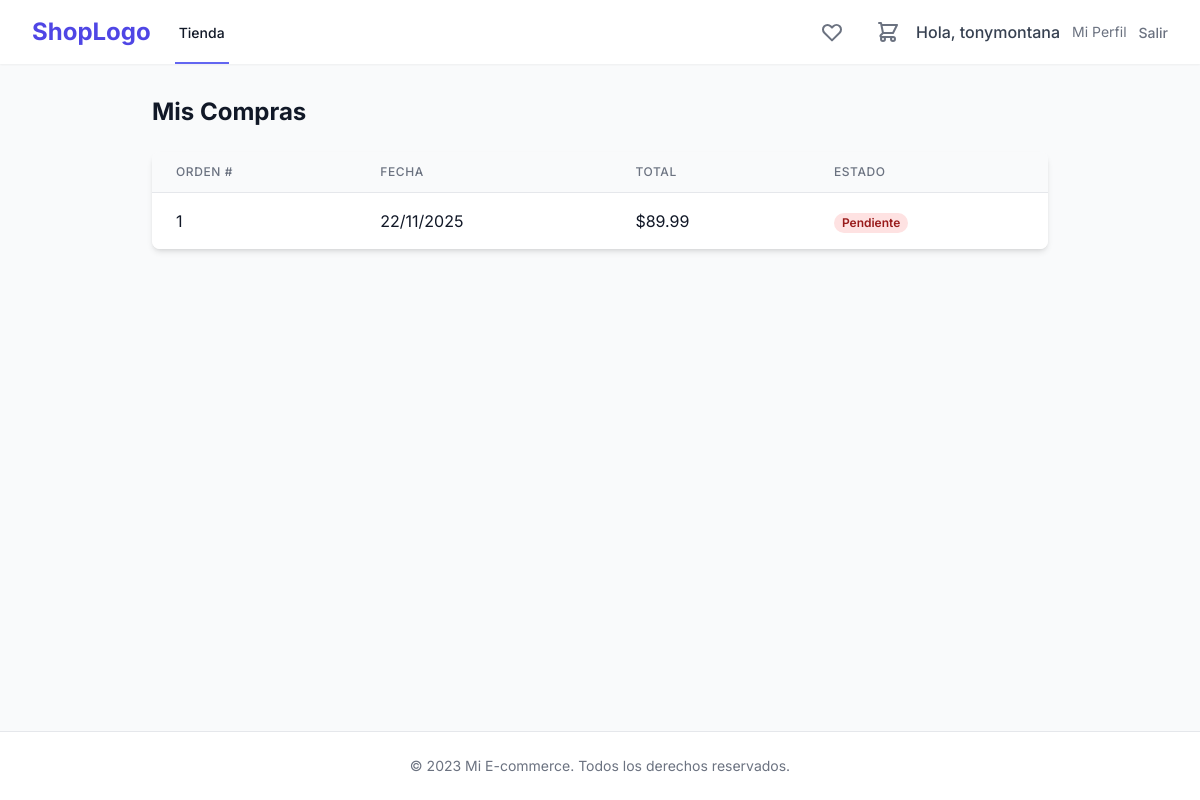
The app's page /users/orders/ (signed in), older data.
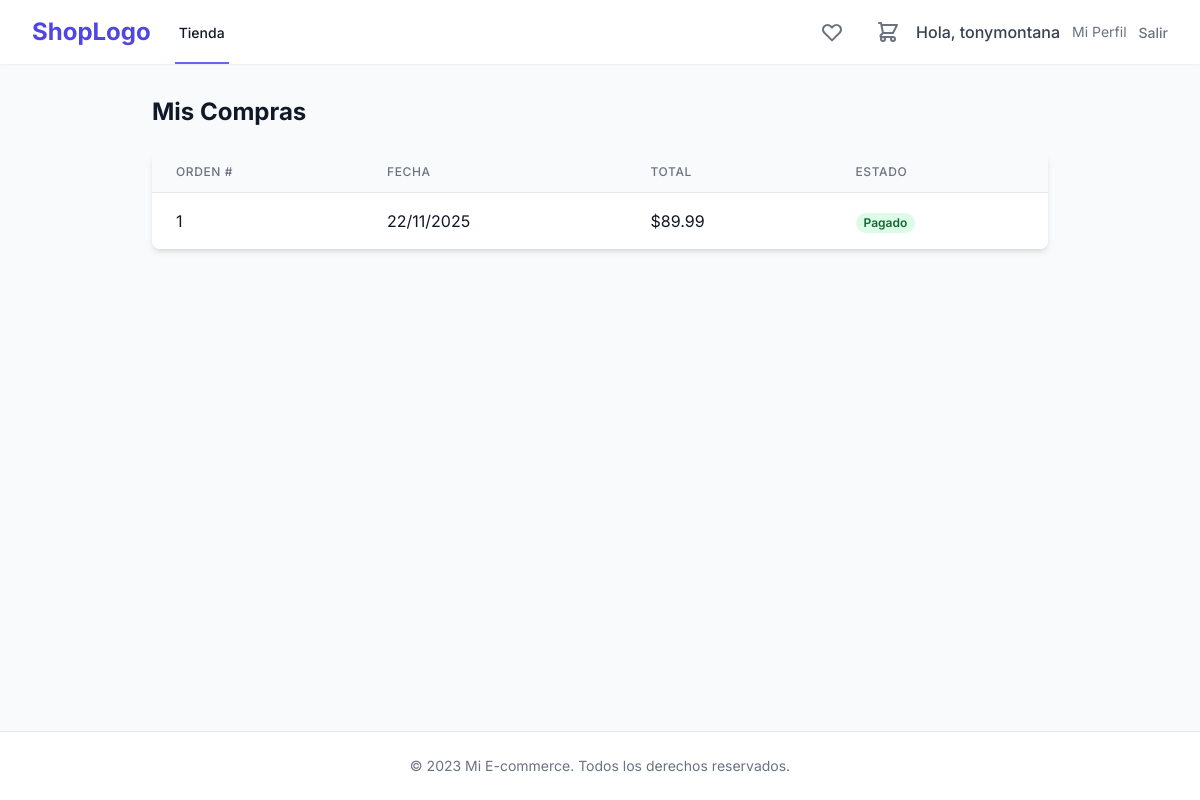
The same page, newer data.
### orders/models.py (models this page shows, shortened)
class Order(models.Model):
    user = models.ForeignKey(User, on_delete=models.SET_NULL, null=True, blank=True, related_name='orders')
    first_name = models.CharField(max_length=50)
    last_name = models.CharField(max_length=50)
    email = models.EmailField()
    address = models.CharField(max_length=250)
    postal_code = models.CharField(max_length=20)
    city = models.CharField(max_length=100)
    created = models.DateTimeField(auto_now_add=True)
    updated = models.DateTimeField(auto_now=True)
    paid = models.BooleanField(default=False)
    class Meta:
        ordering = ['-created']
        indexes = [
            models.Index(fields=['-created']),
        ]
    def get_total_cost(self):
        return sum(item.get_cost() for item in self.items.all())

class OrderItem(models.Model):
    order = models.ForeignKey(Order,
                              related_name='items',
                              on_delete=models.CASCADE)
    product = models.ForeignKey(Product,
                                related_name='order_items',
                                on_delete=models.CASCADE)
    price = models.DecimalField(max_digits=10,
                                decimal_places=2)
    quantity = models.PositiveIntegerField(default=1)
    def get_cost(self):
        return self.price * self.quantity

### users/views.py (the view)
# urls.py: path('orders/', views.order_history, name='order_history'),
@login_required
def order_history(request):
    orders = Order.objects.filter(user=request.user)
    return render(request, 'users/order_history.html', {'orders': orders})

### cart/cart.py (called while the page is built)
    def __len__(self):
        return sum(item['quantity'] for item in self.cart.values())

### cart/context_processors.py (called while the page is built)
def cart(request):
    return {'cart': Cart(request)}

### users/templates/users/order_history.html (shortened to what this page needs)
{% extends "store/base.html" %}
{% block content %}
<div class="max-w-4xl mx-auto">
    <h1 class="text-2xl font-bold mb-6">Mis Compras</h1>
    {% if orders %}
    <div class="bg-white shadow-md rounded-lg overflow-hidden">
        <table class="min-w-full divide-y divide-gray-200">
            <thead class="bg-gray-50">
                <tr>
                    <th class="px-6 py-3 text-left text-xs font-medium text-gray-500 uppercase tracking-wider">Orden #
                    </th>
                    <th class="px-6 py-3 text-left text-xs font-medium text-gray-500 uppercase tracking-wider">Fecha
                    </th>
                    <th class="px-6 py-3 text-left text-xs font-medium text-gray-500 uppercase tracking-wider">Total
                    </th>
                    <th class="px-6 py-3 text-left text-xs font-medium text-gray-500 uppercase tracking-wider">Estado
                    </th>
                </tr>
            </thead>
            <tbody class="bg-white divide-y divide-gray-200">
                {% for order in orders %}
                <tr>
                    <td class="px-6 py-4 whitespace-nowrap">{{ order.id }}</td>
                    <td class="px-6 py-4 whitespace-nowrap">{{ order.created|date:"d/m/Y" }}</td>
                    <td class="px-6 py-4 whitespace-nowrap">${{ order.get_total_cost }}</td>
                    <td class="px-6 py-4 whitespace-nowrap">
                        {% if order.paid %}
                        <span
                            class="px-2 inline-flex text-xs leading-5 font-semibold rounded-full bg-green-100 text-green-800">Pagado</span>
                        {% else %}
                        <span
                            class="px-2 inline-flex text-xs leading-5 font-semibold rounded-full bg-red-100 text-red-800">Pendiente</span>
                        {% endif %}
                    </td>
                </tr>
                {% endfor %}
            </tbody>
        </table>
    </div>
    {% else %}
    <p class="text-gray-600">No has realizado ninguna compra aún.</p>
    {% endif %}
</div>
{% endblock %}

### store/templates/store/base.html (shortened to what this page needs)
{% load static %}
<!DOCTYPE html>
<html lang="es">
<head>
    <script src="https://cdn.tailwindcss.com"></script>
</head>
<body class="bg-gray-50 text-gray-900 flex flex-col min-h-screen">
    <nav class="bg-white shadow-sm sticky top-0 z-50">
        <div class="max-w-7xl mx-auto px-4 sm:px-6 lg:px-8">
            <div class="flex justify-between h-16">
                <div class="flex">
                    <a href="/" class="flex-shrink-0 flex items-center text-2xl font-bold text-indigo-600">
                        ShopLogo
                    </a>
                    <div class="hidden sm:ml-6 sm:flex sm:space-x-8">
                        <a href="/"
                            class="border-indigo-500 text-gray-900 inline-flex items-center px-1 pt-1 border-b-2 text-sm font-medium">
                            Tienda
                        </a>
                    </div>
                </div>
                <div class="flex items-center space-x-4">
                    <a href="{% url 'store:wishlist_detail' %}" class="text-gray-500 hover:text-red-500 mr-4">
                        <svg class="w-6 h-6" fill="none" stroke="currentColor" viewBox="0 0 24 24">
                            <path stroke-linecap="round" stroke-linejoin="round" stroke-width="2"
                                d="M4.318 6.318a4.5 4.5 0 000 6.364L12 20.364l7.682-7.682a4.5 4.5 0 00-6.364-6.364L12 7.636l-1.318-1.318a4.5 4.5 0 00-6.364 0z">
                            </path>
                        </svg>
                    </a>
                    <a href="{% url 'cart:cart_detail' %}" class="text-gray-500 hover:text-gray-700 relative">
                    </a>
                    <div class="relative ml-4">
                        {% if user.is_authenticated %}
                        <div class="flex items-center space-x-3">
                            <span class="text-gray-700 font-medium">Hola, {{ user.username }}</span>
                            <a href="{% url 'users:profile' %}" class="text-sm text-gray-500 hover:text-gray-700">Mi
                                Perfil</a>
                            <form action="{% url 'users:logout' %}" method="post" class="inline">
                                <button type="submit"
                                    class="text-gray-500 hover:text-gray-700 font-medium text-sm">Salir</button>
                            </form>
                        </div>
                        {% endif %}
                    </div>
                </div>
            </div>
        </div>
    </nav>
    <main class="flex-grow container mx-auto px-4 sm:px-6 lg:px-8 py-8">
        {% block content %}
        {% endblock %}
    </main>
    <footer class="bg-white border-t mt-auto">
        <div class="max-w-7xl mx-auto py-6 px-4 sm:px-6 lg:px-8">
            <p class="text-center text-gray-500 text-sm">
                &copy; 2023 Mi E-commerce. Todos los derechos reservados.
            </p>
        </div>
    </footer>
</body>
</html>

### store/templates/store/base.html (style rules this page uses)
body { font-family: 'Inter', sans-serif; }

Row changes from the older to the newer data that the page shows:
changed Order id 1: paid "Pendiente" → "Pagado"
